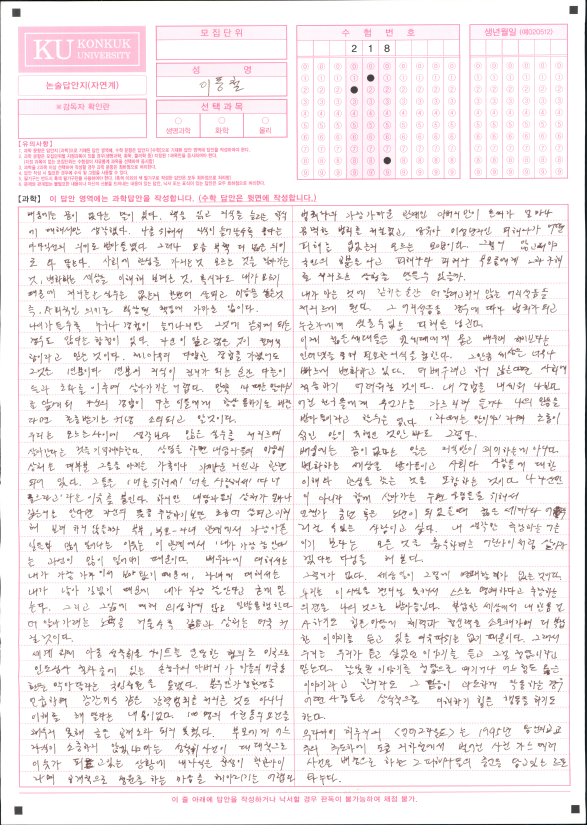
#> input picture double_images/1000241.JPG, 1760 x 2474 px (shown at 1/3 size); its folder holds only this picture in this run
$ python -i extract_region.py   (imports and definitions only)
#> lines starting #> are read from the running program, lines starting #| are printed output that depends on the picture; after the words box and inside, x2 and y2 are one past the last pixel; in counts of white or black regions, pixels touching at a corner belong together
#> in correct_skew, img is the input picture: shape (2474, 1760, 3); mean B, G, R 240.8, 239.5, 246.1
### rotate_correction.py
import cv2
import numpy as np


def sort_corners(pts):
    pts = np.array(pts, dtype="float32")
    s = pts.sum(axis=1)
    diff = np.diff(pts, axis=1)

    top_left = pts[np.argmin(s)]
    bottom_right = pts[np.argmax(s)]
    top_right = pts[np.argmin(diff)]
    bottom_left = pts[np.argmax(diff)]

    return np.array([top_left, top_right, bottom_right, bottom_left], dtype="float32")


def get_skew_angle(img):
    if img is None:
        print("이미지가 존재하지 않습니다.")
        exit()

    gray = cv2.cvtColor(img, cv2.COLOR_BGR2GRAY)
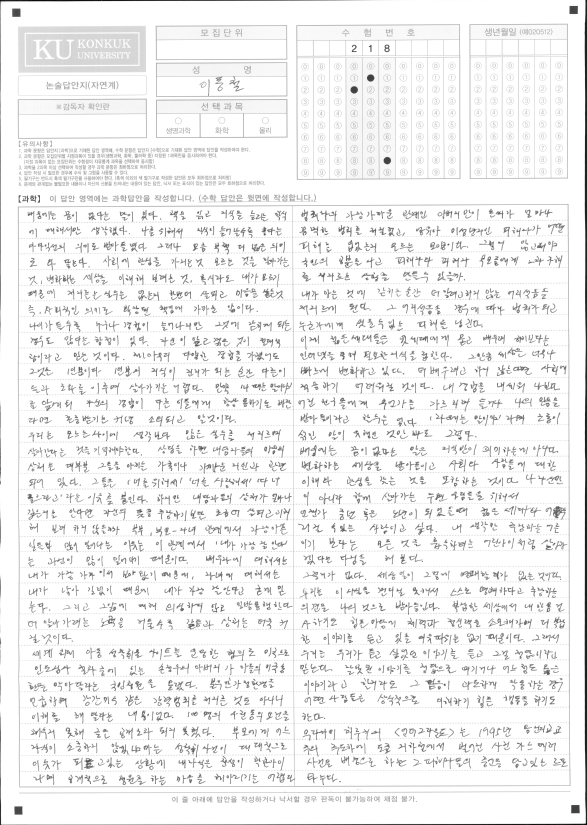
#> gray: shape (2474, 1760) (shown at 1/3 size); min 5, max 255, mean 241.6
    _, thresh = cv2.threshold(gray, 127, 255, cv2.THRESH_BINARY_INV)
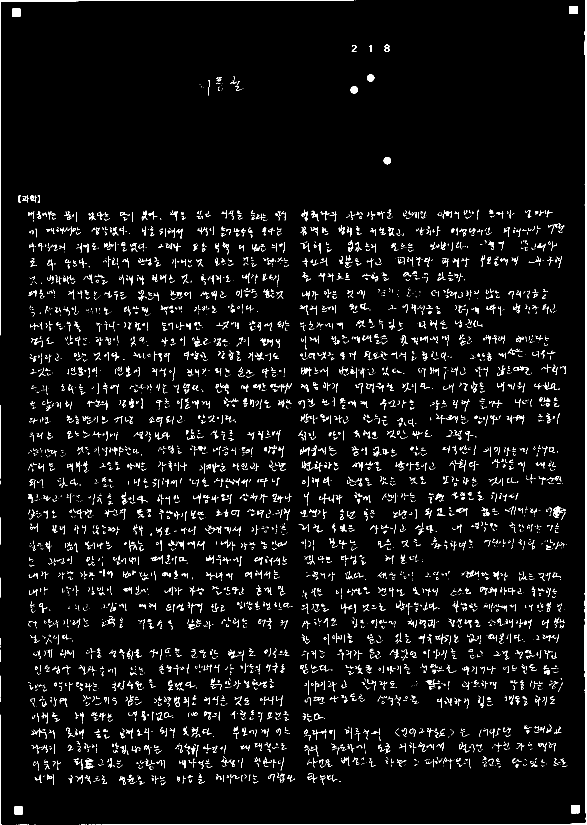
#> thresh: shape (2474, 1760) (shown at 1/3 size); 3.5% white in thin lines or dots

    contours, _ = cv2.findContours(
        thresh, cv2.RETR_EXTERNAL, cv2.CHAIN_APPROX_SIMPLE)
#> contours = 5936 contours, 5026 with area under 20; largest, box (x1, y1, x2, y2) and area: (324, 0, 1760, 2474) 9729, (0, 0, 1062, 1006) 1950, (1714, 2415, 1739, 2440) 560, (37, 26, 61, 50) 529, (1709, 18, 1733, 42) 529

    markers = []
    filter_cnt = []
    for contour in contours:
        approx = cv2.approxPolyDP(
            contour, 0.02 * cv2.arcLength(contour, True), True)
        area = cv2.contourArea(contour)

        if len(approx) == 4 and cv2.isContourConvex(approx) and 200 < area < 1000:
            x, y, w, h = cv2.boundingRect(contour)
            quadrate_ratio = w / float(h)
            if 0.8 < quadrate_ratio < 1.2:
                markers.append((x, y))
                filter_cnt.append(contour)
#> this loop made 5936 passes
#> (approx, area, x, y, w, h, quadrate_ratio) on passes 23 to 24: ([[66, 2419], [43, 2420], [45, 2443], [66, 2443]], 518.5, 43, 2419, 24, 25, 0.96), ([[1714, 2415], [1714, 2439], [1738, 2438], [1737, 2415]], 560, 1714, 2415, 25, 25, 1)
#> area on passes 44, 55, 58, 60: 24.5, 34.5, 28.5, 109
#> after the loop, filter_cnt = 4 contours; box (x1, y1, x2, y2) and area: (1714, 2415, 1739, 2440) 560, (37, 26, 61, 50) 529, (1709, 18, 1733, 42) 529, (43, 2419, 67, 2444) 518; markers = [(43, 2419), (1714, 2415), (37, 26), (1709, 18)]

    if len(markers) != 4:
        # [6 lines of commented-out code are left out]

        print(f"외곽 정사각형 4개를 찾지 못했습니다. 찾은 개수: {len(markers)}")
        exit()

    return sort_corners(markers)
#> in sort_corners, `pts = np.array(pts, dtype="float32")`: pts = [[43, 2419], [1714, 2415], [37, 26], [1709, 18]]
#> in sort_corners, `s = pts.sum(axis=1)`: s = [2462, 4129, 63, 1727]
#> in sort_corners, `diff = np.diff(pts, axis=1)`: diff = [2376, 701, -11, -1691]
#> in sort_corners, `top_left = pts[np.argmin(s)]`: top_left = [37, 26]
#> in sort_corners, `bottom_right = pts[np.argmax(s)]`: bottom_right = [1714, 2415]
#> in sort_corners, `top_right = pts[np.argmin(diff)]`: top_right = [1709, 18]
#> in sort_corners, `bottom_left = pts[np.argmax(diff)]`: bottom_left = [43, 2419]


def correct_skew(img_path):
    with open(img_path, "rb") as f:
        file_bytes = np.asarray(bytearray(f.read()), dtype=np.uint8)
    img = cv2.imdecode(file_bytes, cv2.IMREAD_COLOR)

    sorted_pts = get_skew_angle(img)
#> sorted_pts = [[37, 26], [1709, 18], [1714, 2415], [43, 2419]]

    h, w = img.shape[:2]
#> h = 2474; w = 1760
    dst_pts = np.array([
        [0, 0],
        [w-1, 0],
        [w-1, h-1],
        [0, h-1]
    ], dtype="float32")

    M = cv2.getPerspectiveTransform(sorted_pts, dst_pts)
#> M = [[1.05, -0.00264, -38.92], [0.00494, 1.03, -27.04], [9.98e-07, -2.55e-07, 1]]
    warped = cv2.warpPerspective(img, M, (w, h))
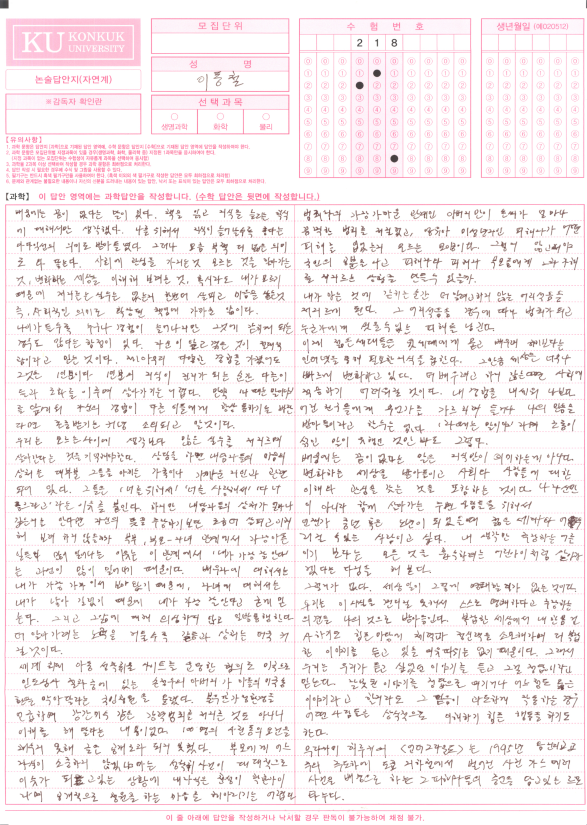
#> warped: shape (2474, 1760, 3) (shown at 1/3 size); mean B, G, R 240.7, 239.4, 246.5

    return warped

# 사용 예시
# corrected_img = correct_skew("omr_image.jpg")

### extract_region.py
import cv2
import numpy as np
from collections import namedtuple
from rotate_correction import correct_skew


# [12 lines of commented-out code are left out]
PointRect = namedtuple('PointRect', ['x1', 'x2', 'y1', 'y2'])
points = []


# 점선을 하나의 선으로 만드는 함수
def points_to_lines(dotted_line_points):
    dotted_line_points.sort(key=lambda point: point[1])

    lines = []
    current_line = []
    threshold = 2
    for point in dotted_line_points:

        x, y = point

        if not current_line:
            current_line.append([x, y])

        if (abs(current_line[-1][1] - y) <= threshold):
            current_line.append([x, y])
        else:
            if (len(current_line) > 10):
                lines.append(current_line)
            current_line = [[x, y]]

    global points
    points = []

    lines = [np.array(line) for line in lines]

    for line in lines:
        xs = line[:, 0]
        ys = line[:, 1]

        min_x = min(xs)
        max_x = max(xs)
        min_y = min(ys)
        max_y = max(ys)

        points.append(PointRect(x1=min_x, x2=max_x, y1=min_y, y2=max_y))


# 겹치는 선을 병합하는 함수
def merge_rects(rects):
    rects.sort(key=lambda r: r.y1)
    merged = []

    merged.append(rects[0])
    merged.append(rects[-1])
    return merged


def crop_roi(img_path):

    # 이미지의 기울기를 보정합니다.
    img = correct_skew(img_path)

    x, y = img[:2]
#> x = 1760 rows, first 8: [105, 100, 99], [109, 104, 103], [104, 101, 101], [106, 98, 101], [106, 100, 102], [103, 101, 103], [104, 102, 104], [103, 100, 101]; y = 1760 rows, first 8: [92, 87, 84], [93, 90, 86], [93, 90, 86], [88, 89, 87], [90, 86, 87], [94, 87, 88], [90, 85, 82], [88, 88, 82]

    # 이미지가 있는지 확인합니다.
    if img is None:
        print("이미지가 존재하지 않습니다.")
        exit()

    # 이미지를 전처리합니다.
    gray = cv2.cvtColor(img, cv2.COLOR_RGB2GRAY)
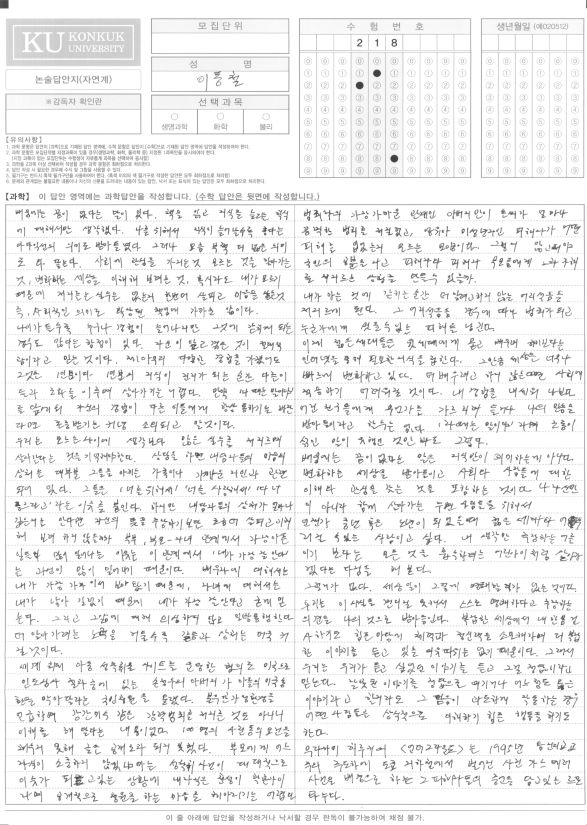
#> gray: shape (2474, 1760) (shown at 1/3 size); min 51, max 255, mean 240.6
    blur = cv2.GaussianBlur(gray, (3, 3), 0)
    thresh = cv2.adaptiveThreshold(
        blur, 255, cv2.ADAPTIVE_THRESH_MEAN_C, cv2.THRESH_BINARY, 11, 2
    )
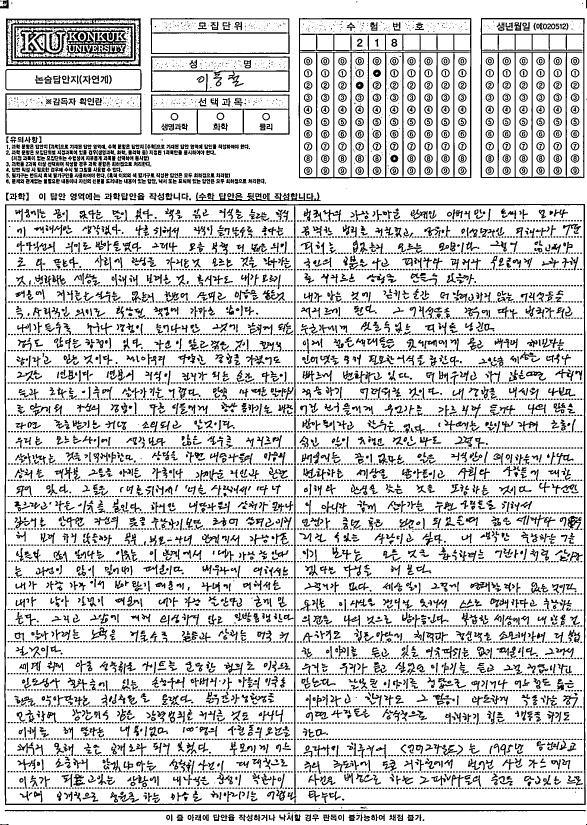
#> thresh: shape (2474, 1760) (shown at 1/3 size); 82.2% white; 11106 black regions (3009 under 20 px)

    # 이미지의 모든 윤곽선을 가져옵니다.
    contours, _ = cv2.findContours(
        thresh, cv2.RETR_TREE, cv2.CHAIN_APPROX_SIMPLE)
#> contours = 12656 contours, 2279 with area under 20; largest, box (x1, y1, x2, y2) and area: (0, 0, 1760, 2474) 4349268, (12, 611, 1758, 2416) 3142322, (885, 615, 1753, 2412) 1551128, (16, 616, 884, 2412) 1548956, (895, 53, 1415, 536) 249305

    # 이미지에서 가져온 윤곽선의 넓이와 가로, 세로 길이로 선인지 판단합니다.
    global points

    dotted_line_points = []

    lines_xy = []
    points_xy = []
    for contour in contours:
        area = cv2.contourArea(contour)
        x, y, w, h = cv2.boundingRect(contour)

        # 직선 판단
        if 10 < area > 3000 and w < 2000 and h < 10:
            points.append(PointRect(x1=x, x2=x+w, y1=y, y2=y+h))
            lines_xy.append(contour)

        # 점선 판단
        if 35 <= area <= 45 and 5 <= w <= 100 and 5 <= h <= 100:
            dotted_line_points.append([x, y])
            points_xy.append(contour)
#> this loop made 12656 passes
#> (area, x, y, w, h) on passes 2 to 4: (4349267.5, 0, 0, 1760, 2474), (29.5, 1267, 2457, 7, 7), (80.5, 970, 2455, 18, 9)
#> after the loop, dotted_line_points = 74 pairs, first value 49 to 1683, second value 74 to 2395; lines_xy = 1 contour; box (x1, y1, x2, y2) and area: (13, 2428, 1758, 2436) 8430; points = [(13, 1758, 2428, 2436)]; points_xy = 74 contours; largest, box (x1, y1, x2, y2) and area: (51, 1593, 59, 1604) 45, (350, 1355, 360, 1365) 45, (351, 688, 363, 694) 45, (249, 545, 261, 552) 45, (234, 2035, 244, 2045) 44

    # 이미지의 점선을 추출하기 위해서 각 점과 조금씩 차이 안나는 것만 모아서 선을 만들 재료를 구합니다.
    if (len(points) > 2):
        points = merge_rects(points)

        # print(len(points))
        # print(points)

    if (len(points) < 2):
        points_to_lines(dotted_line_points)
#> the loop in points_to_lines, `for point in dotted_line_points: ` made 74 passes
#> (x, y) on passes 1 to 12: (1632, 74), (50, 111), (49, 126), (1179, 129), (299, 137), (737, 197), (576, 197), (626, 441), (119, 450), (152, 467), (165, 476), (523, 527)

    # 구한 데이터로 잘라낼 이미지의 좌표를 구합니다.
    points.sort(key=lambda p: p.y1)

#> (the run stopped early here; a loop or call above may not have finished)
